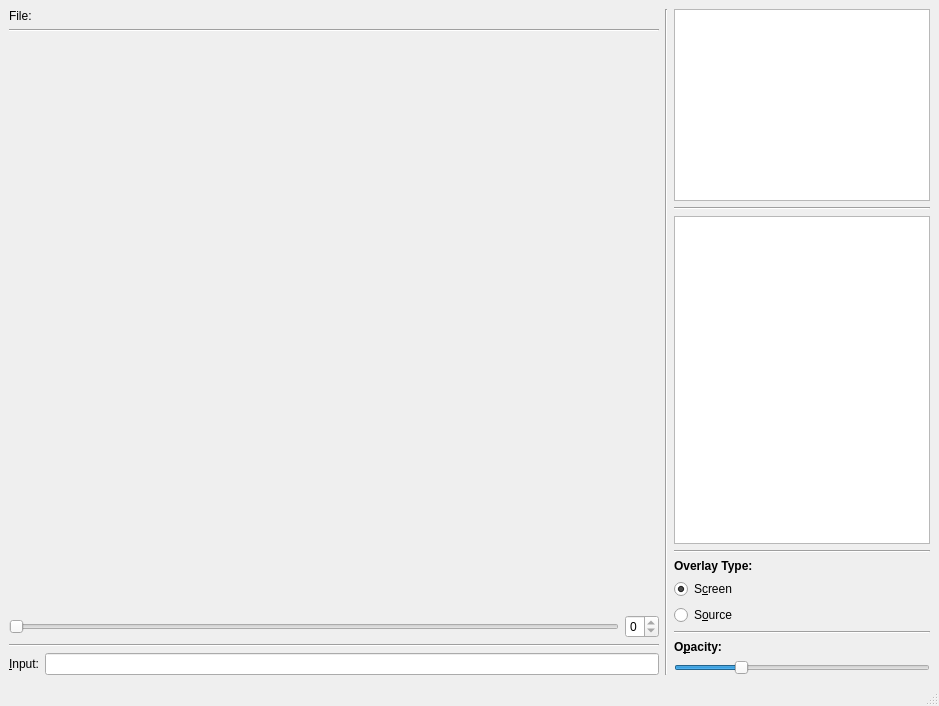
<?xml version="1.0" encoding="UTF-8"?>
<ui version="4.0">
 <class>MainWindow</class>
 <widget class="QMainWindow" name="MainWindow">
  <property name="geometry">
   <rect>
    <x>0</x>
    <y>0</y>
    <width>939</width>
    <height>706</height>
   </rect>
  </property>
  <property name="windowTitle">
   <string>RSC Label Helper</string>
  </property>
  <widget class="QWidget" name="centralwidget">
   <layout class="QHBoxLayout" name="horizontalLayout_2">
    <item>
     <layout class="QVBoxLayout" name="verticalLayout">
      <property name="topMargin">
       <number>0</number>
      </property>
      <property name="bottomMargin">
       <number>0</number>
      </property>
      <item>
       <widget class="QLabel" name="fileLabel">
        <property name="text">
         <string>&lt;b&gt;File:&lt;/b&gt;</string>
        </property>
       </widget>
      </item>
      <item>
       <widget class="Line" name="line_4">
        <property name="orientation">
         <enum>Qt::Horizontal</enum>
        </property>
       </widget>
      </item>
      <item>
       <layout class="QHBoxLayout" name="horizontalLayout_4">
        <property name="topMargin">
         <number>0</number>
        </property>
        <property name="rightMargin">
         <number>0</number>
        </property>
        <item>
         <widget class="QLabel" name="imgLabel">
          <property name="sizePolicy">
           <sizepolicy hsizetype="Expanding" vsizetype="Expanding">
            <horstretch>0</horstretch>
            <verstretch>0</verstretch>
           </sizepolicy>
          </property>
          <property name="minimumSize">
           <size>
            <width>320</width>
            <height>480</height>
           </size>
          </property>
          <property name="text">
           <string/>
          </property>
          <property name="scaledContents">
           <bool>false</bool>
          </property>
          <property name="alignment">
           <set>Qt::AlignCenter</set>
          </property>
         </widget>
        </item>
        <item>
         <widget class="QLabel" name="imgLabelMask">
          <property name="sizePolicy">
           <sizepolicy hsizetype="Expanding" vsizetype="Expanding">
            <horstretch>0</horstretch>
            <verstretch>0</verstretch>
           </sizepolicy>
          </property>
          <property name="minimumSize">
           <size>
            <width>320</width>
            <height>480</height>
           </size>
          </property>
          <property name="text">
           <string/>
          </property>
         </widget>
        </item>
       </layout>
      </item>
      <item>
       <layout class="QHBoxLayout" name="horizontalLayout">
        <property name="topMargin">
         <number>0</number>
        </property>
        <item>
         <widget class="QSlider" name="imgNumSlider">
          <property name="maximum">
           <number>0</number>
          </property>
          <property name="orientation">
           <enum>Qt::Horizontal</enum>
          </property>
         </widget>
        </item>
        <item>
         <widget class="QSpinBox" name="imgNumSpinBox">
          <property name="maximum">
           <number>0</number>
          </property>
         </widget>
        </item>
       </layout>
      </item>
      <item>
       <widget class="Line" name="line_2">
        <property name="orientation">
         <enum>Qt::Horizontal</enum>
        </property>
       </widget>
      </item>
      <item>
       <layout class="QHBoxLayout" name="horizontalLayout_3">
        <property name="topMargin">
         <number>0</number>
        </property>
        <item>
         <widget class="QLabel" name="label">
          <property name="text">
           <string>&amp;Input:</string>
          </property>
          <property name="textFormat">
           <enum>Qt::AutoText</enum>
          </property>
          <property name="buddy">
           <cstring>inputLineEdit</cstring>
          </property>
         </widget>
        </item>
        <item>
         <widget class="QLineEdit" name="inputLineEdit">
          <property name="inputMask">
           <string/>
          </property>
          <property name="maxLength">
           <number>10</number>
          </property>
          <property name="clearButtonEnabled">
           <bool>true</bool>
          </property>
         </widget>
        </item>
       </layout>
      </item>
     </layout>
    </item>
    <item>
     <widget class="Line" name="line">
      <property name="orientation">
       <enum>Qt::Vertical</enum>
      </property>
     </widget>
    </item>
    <item>
     <widget class="QWidget" name="widget" native="true">
      <property name="sizePolicy">
       <sizepolicy hsizetype="Fixed" vsizetype="Preferred">
        <horstretch>0</horstretch>
        <verstretch>0</verstretch>
       </sizepolicy>
      </property>
      <layout class="QVBoxLayout" name="verticalLayout_3">
       <property name="leftMargin">
        <number>0</number>
       </property>
       <property name="topMargin">
        <number>0</number>
       </property>
       <property name="rightMargin">
        <number>0</number>
       </property>
       <property name="bottomMargin">
        <number>0</number>
       </property>
       <item>
        <widget class="QTableView" name="basicAttrTableView">
         <property name="sizePolicy">
          <sizepolicy hsizetype="Expanding" vsizetype="Minimum">
           <horstretch>0</horstretch>
           <verstretch>0</verstretch>
          </sizepolicy>
         </property>
         <attribute name="verticalHeaderVisible">
          <bool>false</bool>
         </attribute>
        </widget>
       </item>
       <item>
        <widget class="Line" name="line_3">
         <property name="orientation">
          <enum>Qt::Horizontal</enum>
         </property>
        </widget>
       </item>
       <item>
        <widget class="QTableView" name="labelAttrTableView">
         <attribute name="verticalHeaderVisible">
          <bool>false</bool>
         </attribute>
        </widget>
       </item>
       <item>
        <widget class="Line" name="line_5">
         <property name="orientation">
          <enum>Qt::Horizontal</enum>
         </property>
        </widget>
       </item>
       <item>
        <widget class="QLabel" name="label_2">
         <property name="text">
          <string>&lt;html&gt;&lt;head/&gt;&lt;body&gt;&lt;p&gt;&lt;span style=&quot; font-weight:600;&quot;&gt;Overlay Type:&lt;/span&gt;&lt;/p&gt;&lt;/body&gt;&lt;/html&gt;</string>
         </property>
        </widget>
       </item>
       <item>
        <widget class="QRadioButton" name="screenRadioButton">
         <property name="text">
          <string>S&amp;creen</string>
         </property>
         <property name="checked">
          <bool>true</bool>
         </property>
         <attribute name="buttonGroup">
          <string notr="true">overlayTypeButtonGroup</string>
         </attribute>
        </widget>
       </item>
       <item>
        <widget class="QRadioButton" name="sourceRadioButton">
         <property name="text">
          <string>S&amp;ource</string>
         </property>
         <property name="checked">
          <bool>false</bool>
         </property>
         <attribute name="buttonGroup">
          <string notr="true">overlayTypeButtonGroup</string>
         </attribute>
        </widget>
       </item>
       <item>
        <widget class="Line" name="line_6">
         <property name="orientation">
          <enum>Qt::Horizontal</enum>
         </property>
        </widget>
       </item>
       <item>
        <widget class="QLabel" name="label_3">
         <property name="text">
          <string>&lt;html&gt;&lt;head/&gt;&lt;body&gt;&lt;p&gt;&lt;span style=&quot; font-weight:600;&quot;&gt;O&amp;pacity:&lt;/span&gt;&lt;/p&gt;&lt;/body&gt;&lt;/html&gt;</string>
         </property>
         <property name="buddy">
          <cstring>opacityHorizontalSlider</cstring>
         </property>
        </widget>
       </item>
       <item>
        <widget class="QSlider" name="opacityHorizontalSlider">
         <property name="maximum">
          <number>100</number>
         </property>
         <property name="value">
          <number>25</number>
         </property>
         <property name="orientation">
          <enum>Qt::Horizontal</enum>
         </property>
        </widget>
       </item>
      </layout>
     </widget>
    </item>
   </layout>
  </widget>
  <widget class="QMenuBar" name="menubar">
   <property name="geometry">
    <rect>
     <x>0</x>
     <y>0</y>
     <width>939</width>
     <height>22</height>
    </rect>
   </property>
  </widget>
  <widget class="QStatusBar" name="statusbar"/>
 </widget>
 <resources/>
 <connections/>
 <buttongroups>
  <buttongroup name="overlayTypeButtonGroup"/>
 </buttongroups>
</ui>
